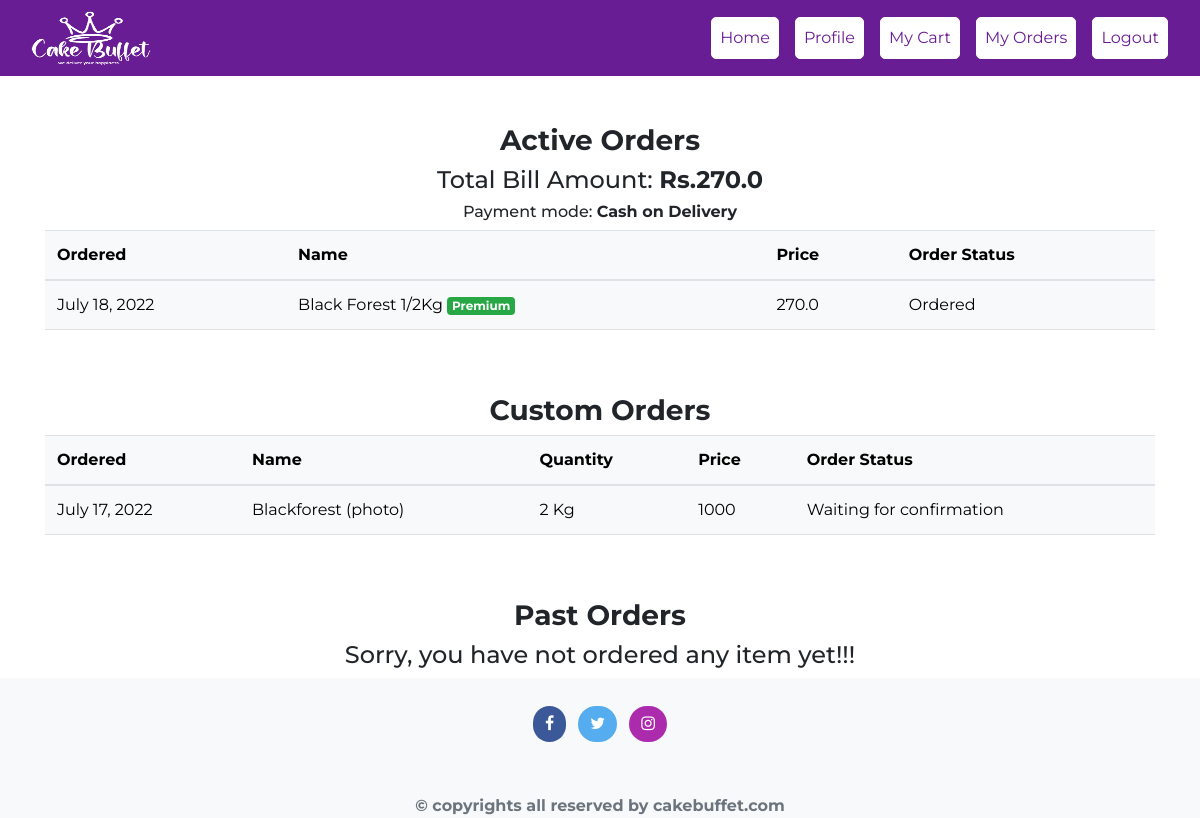
The page /order_details/ (signed in) on the database its author committed.
### main/models.py (models this page shows, shortened)
class CartItems(models.Model):
    ORDER_STATUS = (
        ('Ordered', 'Ordered'),
        ('Delivered', 'Delivered'),
        ('Cancelled','Cancelled')
    )
    user = models.ForeignKey(Customer, on_delete=models.CASCADE)
    item = models.ForeignKey(Item, on_delete=models.CASCADE)
    ordered = models.BooleanField(default=False)
    quantity = models.IntegerField(default=1)
    delivery_addrs = models.CharField(max_length=400,blank=True,verbose_name='Current Delivery Address')
    inst = models.CharField(max_length=400,blank=True,verbose_name='Instructions')
    ordered_date = models.DateField(default=timezone.now)
    status = models.CharField(max_length=20, choices=ORDER_STATUS, default='Ordered')
    delivery_date = models.DateTimeField(default=timezone.now)
    class Meta:
        verbose_name = 'Order'
        verbose_name_plural = 'Orders'

class Item(models.Model):
    LABELS = (
        ('Premium', 'Premium'),
        ('Eggless', 'Eggless'),
        ('Normal', 'Normal'),
    )
    LABEL_COLOUR = (
        ('danger', 'danger'),
        ('success', 'success'),
        ('primary', 'primary'),
        ('info', 'info'),
        ('warning', 'warning'),
    )
    title = models.CharField(max_length=150)
    description = models.CharField(max_length=250,blank=True)
    price = models.FloatField()
    pieces = models.IntegerField(default=1)
    instructions = models.CharField(max_length=250,default="Available")
    image = models.ImageField(upload_to='images/')
    labels = models.CharField(max_length=25, choices=LABELS, blank=True)
    label_colour = models.CharField(max_length=15, choices=LABEL_COLOUR, blank=True)
    slug = models.SlugField(default="cakes")
    created_by = models.ForeignKey(Customer, on_delete=models.CASCADE)
    class Meta:
        verbose_name = 'Cake'
        verbose_name_plural = 'Cakes'

class Custom_Orders(models.Model):
    ORDER_STATUS = (
        ('Ordered', 'Ordered'),
        ('Delivered', 'Delivered'),
        ('Cancelled','Cancelled'),
        ('Waiting for confirmation','Waiting for confirmation'),
    )
    user = models.ForeignKey(Customer, on_delete=models.CASCADE)
    custom_item = models.ForeignKey(CustomCakes, on_delete=models.CASCADE)
    custom_ordered = models.BooleanField(default=False,verbose_name='Ordered')
    quantity_in_kg = models.IntegerField(default=2)
    delivery_address = models.CharField(max_length=400,blank=True,verbose_name='Current Delivery Address')
    custom_total = models.IntegerField(default=0,verbose_name='Total Price')
    custom_instructions = models.CharField(max_length=400,blank=True,verbose_name='Instructions')
    custom_ordered_date = models.DateField(default=timezone.now,verbose_name='Ordered on')
    custom_status = models.CharField(max_length=40, choices=ORDER_STATUS, default='Waiting for confirmation',verbose_name='Order Status')
    custom_delivery_date = models.DateTimeField(default=timezone.now,verbose_name='Delivery Date')
    class Meta:
        verbose_name = 'Custom Order'
        verbose_name_plural = 'Custom Orders'

class CustomCakes(models.Model):
    user = models.ForeignKey(Customer, on_delete=models.CASCADE)
    custom_title = models.CharField(max_length=150,verbose_name='Cake Name')
    custom_price = models.IntegerField(default=0,verbose_name='Price')
    custom_description = models.CharField(max_length=250,blank=True,verbose_name='Description')
    custom_image = models.ImageField(upload_to='custom_images/')
    custom_slug = models.SlugField(default="custom-cakes",verbose_name='Slug')
    class Meta:
        verbose_name = 'Custom Cake'
        verbose_name_plural = 'Custom Cakes'

### main/views.py (the view)
# urls.py: path('order_details/', views.order_details, name='order_details'),
@login_required
def order_details(request):
    items = CartItems.objects.filter(user=request.user, ordered=True,status="Ordered").order_by('-ordered_date')
    cart_items = CartItems.objects.filter(user=request.user, ordered=True,status="Delivered").order_by('-ordered_date')
    custom_cart_items = Custom_Orders.objects.filter(user=request.user,custom_ordered=True,custom_status="Waiting for confirmation").order_by('-custom_ordered_date')
    bill = items.aggregate(Sum('item__price'))
    number = items.aggregate(Sum('quantity'))
    pieces = items.aggregate(Sum('item__pieces'))
    total = bill.get("item__price__sum")
    count = number.get("quantity__sum")
    total_pieces = pieces.get("item__pieces__sum")
    context = {
        'items':items,
        'cart_items':cart_items,
        'custom_cart_items':custom_cart_items,
        'total': total,
        'count': count,
        'total_pieces': total_pieces,
    }
    return render(request, 'order_details.html', context)

### main/templates/order_details.html
{% extends "base.html" %}
{% block content %}
<div class="cart">
    <div class="container">
        <div class="row">
            <div class="col-sm-12 mt-5">
                <h3 class="text-center font-weight-bold">Active Orders</h3>
                {% if items %}
                <h4 class="text-center">Total Bill Amount: <span class="font-weight-bold"> Rs.{{total}}</span></h4>
                <h6 class="text-center">Payment mode: <span class="font-weight-bold">Cash on Delivery</span></h6>
                <div class="table-responsive">
                    <table class="table table-light">
                        <thead>
                        <tr>
                            <th scope="col">Ordered</th>
                            <th scope="col">Name</th>
                            <th scope="col">Price</th>
                            <th scope="col">Order Status</th>
                        </tr>
                        </thead>
                        <tbody>
                            {% for item_active in items %}
                        <tr>
                            <td>{{ item_active.ordered_date }}</td>
                            <td>{{ item_active.item.title }} <span class="badge badge-{{ item_active.item.label_colour }}">{{ item_active.item.labels }}</span></td>
                            <td>{{ item_active.item.price }}</td>
                            <td>{{ item_active.status }}</td>
                        </tr>
                            {% endfor %}
                        </tbody>
                    </table>
                </div>
                {% else %}
                <h4 class="text-center">Sorry, you have not ordered any item yet!!!</h4>
                {% endif %}
            </div>
        </div>
        <div class="row">
            <div class="col-sm-12 mt-5">
                <h3 class="text-center font-weight-bold">Custom Orders</h3>
                {% if custom_cart_items %}
                <div class="table-responsive">
                    <table class="table table-light">
                        <thead>
                        <tr>
                            <th scope="col">Ordered</th>
                            <th scope="col">Name</th>
                            <th scope="col">Quantity</th>
                            <th scope="col">Price</th>
                            <th scope="col">Order Status</th>
                        </tr>
                        </thead>
                        <tbody>
                            {% for custom_cart in custom_cart_items %}
                        <tr>
                            <td>{{ custom_cart.custom_ordered_date }}</td>
                            <td>{{ custom_cart.custom_item.custom_title }}</td>
                            <td>{{ custom_cart.quantity_in_kg }} Kg</td>
                            <td>{{ custom_cart.custom_total }}</td>
                            <td>{{ custom_cart.custom_status }}</td>
                        </tr>
                            {% endfor %}
                        </tbody>
                    </table>
                </div>
                {% else %}
                <h4 class="text-center">Sorry, you have not ordered any item yet!!!</h4>
                {% endif %}
            </div>
        </div>
        <div class="row">
            <div class="col-sm-12 mt-5">
                <h3 class="text-center font-weight-bold">Past Orders</h3>
                {% if cart_items %}
                <div class="table-responsive">
                    <table class="table table-light">
                        <thead>
                        <tr>
                            <th scope="col">Ordered</th>
                            <th scope="col">Name</th>
                            <th scope="col">Price</th>
                            <th scope="col">Order Status</th>
                        </tr>
                        </thead>
                        <tbody>
                            {% for cart in cart_items %}
                        <tr>
                            <td>{{ cart.ordered_date }}</td>
                            <td>{{ cart.item.title }} <span class="badge badge-{{ cart.item.label_colour }}">{{ cart.item.labels }}</span></td>
                            <td>{{ cart.item.price }}</td>
                            <td>{{ cart.status }}</td>
                        </tr>
                            {% endfor %}
                        </tbody>
                    </table>
                </div>
                {% else %}
                <h4 class="text-center">Sorry, you have not ordered any item yet!!!</h4>
                {% endif %}
            </div>
        </div>
    </div>
</div>
{% endblock content %}

### main/templates/base.html (style rules this page uses)
body { font-family: 'Montserrat',sans-serif; }

### rows shown on the page
CartItems: ordered_date "July 18, 2022", item "Black Forest 1/2Kg", item.labels "Premium", item.price "270.0", status "Ordered"
Custom_Orders: custom_ordered_date "July 17, 2022", custom_item.custom_title "Blackforest (photo)", quantity_in_kg "2", custom_total "1000", custom_status "Waiting for confirmation"

### other values the page prints
{{ total }} "270.0"
